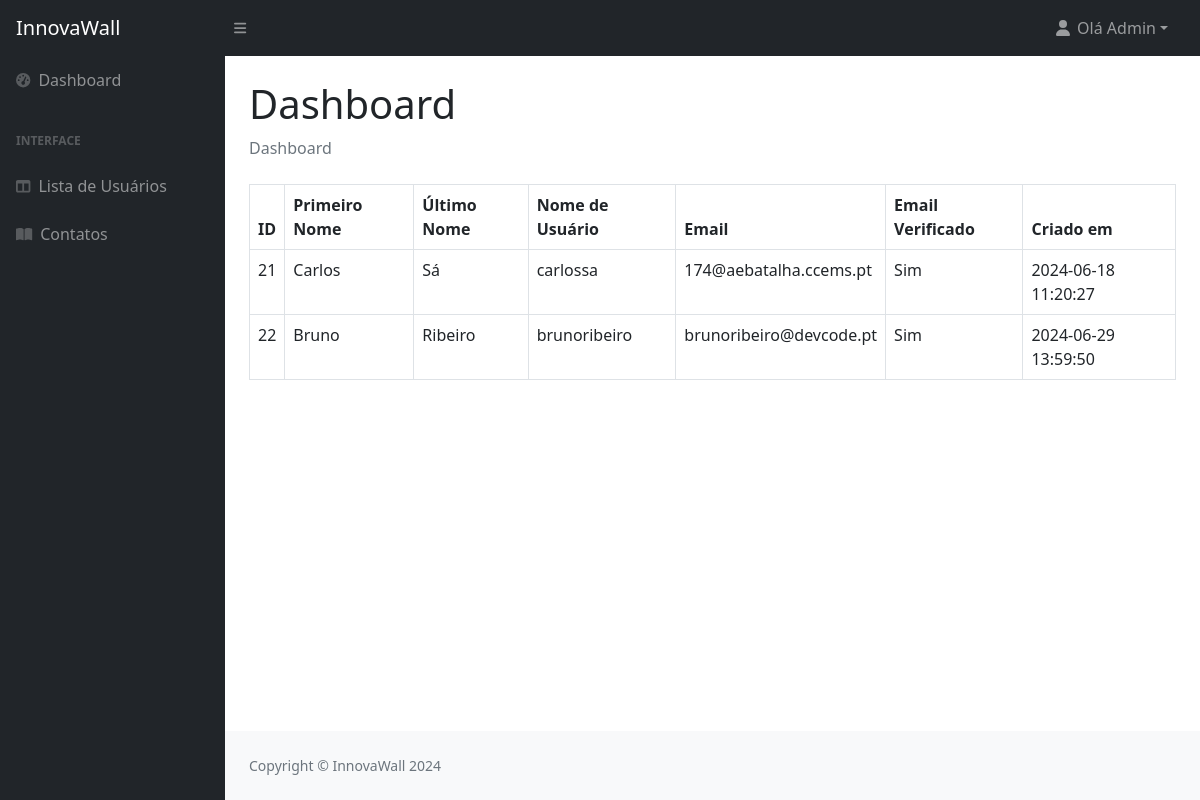
The page /admin/admin_list_users_dashboard.php (signed in) on the database as committed earlier.
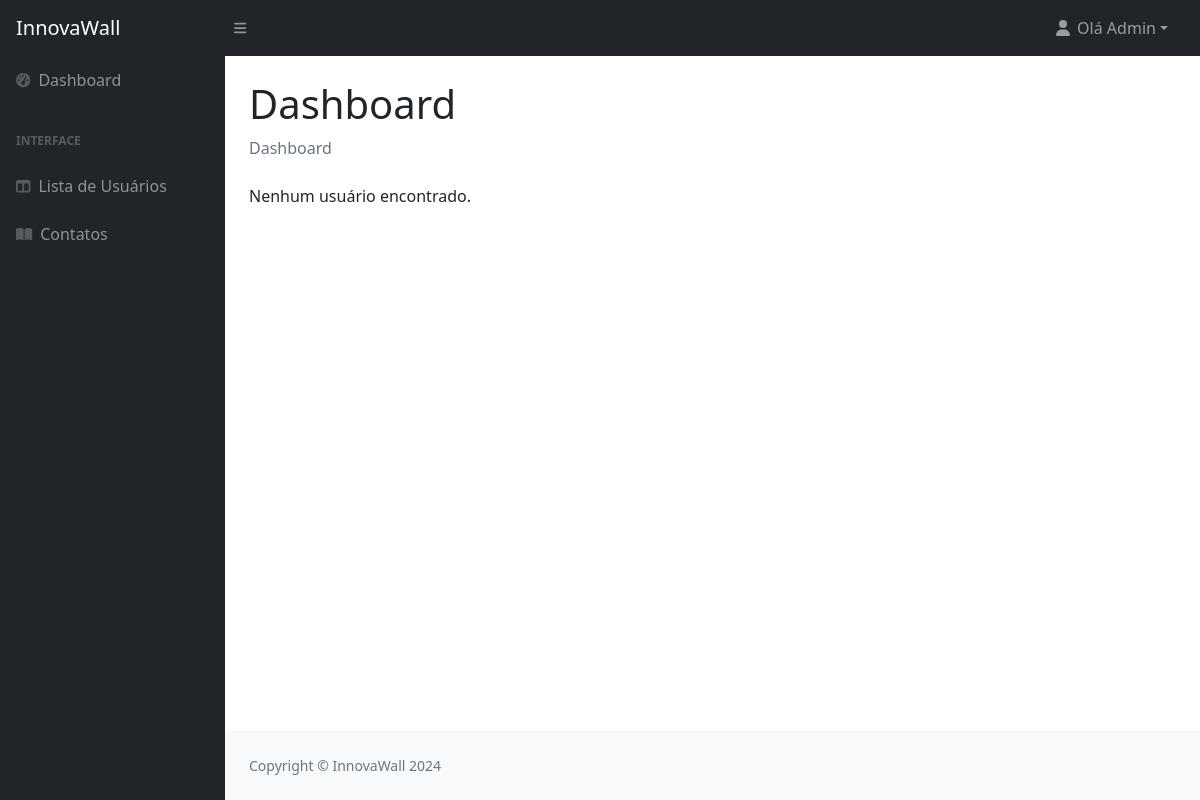
The same page on the database as committed later.
### tables this page shows
CREATE TABLE `users` (
  `id` int(11) NOT NULL,
  `first_name` varchar(50) NOT NULL,
  `last_name` varchar(50) NOT NULL,
  `username` varchar(50) NOT NULL,
  `password` varchar(255) NOT NULL,
  `email` varchar(100) NOT NULL,
  `email_verified` tinyint(1) DEFAULT 0,
  `verification_code` varchar(255) DEFAULT NULL,
  `created_at` timestamp NULL DEFAULT current_timestamp()
);

### admin/admin_list_users_dashboard.php (the view, shortened to what this page needs)
<?php
require '../config.php';
$conn = new mysqli($servername, $username, $password, $dbname);
$sql = "SELECT id, first_name, last_name, username, email, email_verified, created_at FROM users";
$result = $conn->query($sql);
?>
<!DOCTYPE html>
<html lang="pt">
<head>
    <link href="css/styles.css" rel="stylesheet" />
</head>
<body class="sb-nav-fixed">
    <?php include 'includes/navbar.php';?>
    <div id="layoutSidenav">
        <div id="layoutSidenav_nav">
            <?php include 'includes/sidebar.php';?>
        </div>
        <div id="layoutSidenav_content">
            <main>
                <div class="container-fluid px-4">
                    <h1 class="mt-4">Dashboard</h1>
                    <ol class="breadcrumb mb-4">
                        <li class="breadcrumb-item active">Dashboard</li>
                    </ol>
                    <?php
                    if ($result && $result->num_rows > 0) {
                        echo "<table class='table table-bordered'>";
                        echo "<thead>";
                        echo "<tr><th>ID</th><th>Primeiro Nome</th><th>Último Nome</th><th>Nome de Usuário</th><th>Email</th><th>Email Verificado</th><th>Criado em</th></tr>";
                        echo "</thead>";
                        echo "<tbody>";
                        while ($row = $result->fetch_assoc()) {
                            echo "<tr>
                                    <td>{$row['id']}</td>
                                    <td>{$row['first_name']}</td>
                                    <td>{$row['last_name']}</td>
                                    <td>{$row['username']}</td>
                                    <td>{$row['email']}</td>
                                    <td>" . ($row['email_verified'] ? 'Sim' : 'Não') . "</td>
                                    <td>{$row['created_at']}</td>
                                  </tr>";
                        }
                        echo "</tbody>";
                        echo "</table>";
                    } else {
                        echo "<p>Nenhum usuário encontrado.</p>";
                    }
                    ?>
                </div>
            </main>
            <footer class="py-4 bg-light mt-auto">
                <div class="container-fluid px-4">
                    <div class="d-flex align-items-center justify-content-between small">
                        <div class="text-muted">Copyright &copy; InnovaWall 2024</div>
                    </div>
                </div>
            </footer>
        </div>
    </div>
</body>
</html>

### admin/includes/navbar.php (shortened to what this page needs)
<nav class="sb-topnav navbar navbar-expand navbar-dark bg-dark">
    <a class="navbar-brand ps-3" href="admin_dashboard.php">InnovaWall</a>
    <button class="btn btn-link btn-sm order-1 order-lg-0 me-4 me-lg-0" id="sidebarToggle" href="#!"><i
            class="fas fa-bars"></i></button>
    <ul class="navbar-nav ms-auto ms-md-0 me-3 me-lg-4">
        <li class="nav-item dropdown">
            <a class="nav-link dropdown-toggle" id="navbarDropdown" href="#" role="button" data-bs-toggle="dropdown" aria-expanded="false"><i class="fas fa-user fa-fw"></i> Olá Admin</a>
        </li>
    </ul>
</nav>

### admin/includes/sidebar.php
<nav class="sb-sidenav accordion sb-sidenav-dark" id="sidenavAccordion">
    <div class="sb-sidenav-menu">
        <div class="nav">
            <a class="nav-link" href="admin_dashboard.php">
                <div class="sb-nav-link-icon"><i class="fas fa-tachometer-alt"></i></div>Dashboard
            </a>
            <div class="sb-sidenav-menu-heading">Interface</div>
            <a class="nav-link" href="admin_list_users_dashboard.php">
                <div class="sb-nav-link-icon"><i class="fas fa-columns"></i></div>
                Lista de Usuários
            </a>
            <a class="nav-link" href="admin_form_contact_dashboard.php">
                <div class="sb-nav-link-icon"><i class="fas fa-book-open"></i></div>
                Contatos
            </a>
        </div>
    </div>
</nav>

Rows that differ between the two databases and show on the page:
removed users: id "21", first_name "Carlos", last_name "Sá", username "carlossa", email "174@aebatalha.ccems.pt", email_verified "Sim", created_at "2024-06-18 11:20:27"
removed users: id "22", first_name "Bruno", last_name "Ribeiro", username "brunoribeiro", email "brunoribeiro@devcode.pt", email_verified "Sim", created_at "2024-06-29 13:59:50"
Other text that changed with them:
text no longer shown: "ID Primeiro Nome Último Nome Nome de Usuário Email Email Verificado Criado em"
text now shown: "Nenhum usuário encontrado."
